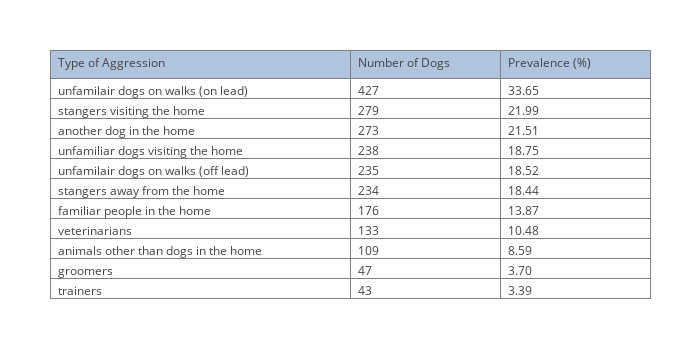

Source (notebook cell):
### Markdown cell above
### Aggression

### Code cell
# Create the necessary dataframe.
fields = ('q03_main_1, q03_main_2, q03_main_3, q03_main_4, q03_main_5, q03_main_6, '
          'q03_main_7, q03_main_8, q03_main_9, q03_main_10, q03_main_11')
labels = ['familiar people in the home', 'stangers visiting the home',
          'stangers away from the home', 'another dog in the home',
          'unfamiliar dogs visiting the home', 'unfamilair dogs on walks (off lead)',
          'unfamilair dogs on walks (on lead)', 'veterinarians', 'trainers', 'groomers',
          'animals other than dogs in the home']
df = createNumericDataFrame(DOG_TABLE, fields, labels, filtered=True)

# Get individual behavior problem counts and display as a table.
sums = df.sum()
sums = sums.sort_values(ascending=False)

# Calculate the prevalence of each behavior problem.
prevalence_cal = lambda x: (x / total_dogs) * 100
prevalences = sums.apply(prevalence_cal)

# Get individual behavior problem counts and display as a table.
trace = go.Table(
    columnwidth = [200, 100, 100],
    header=dict(values=['Type of Aggression', 'Number of Dogs', 'Prevalence (%)'],
                fill = dict(color='#B0C4DE'),
                align = ['left'] * 5),
    cells=dict(values=[sums.index.values, sums.values, prevalences.values],
               align = ['left'] * 5,
               format = [None, 'd', '.2f']))
data = [trace] 
layout = go.Layout(width=700, height=350, margin=go.Margin(l=50, r=50, b=50, t=50, pad=4))
fig = dict(data=data, layout=layout)
py.iplot(fig)

### Figure 1 — Plotly figure (JSON) as saved in the notebook; plotly's stock layout.template omitted (floating-point values rounded to 4 significant figures)
{"data": [{"cells": {"align": ["left", "left", "left", "left", "left"], "format": [null, "d", ".2f"], "values": [["unfamilair dogs on walks (on lead)", "stangers visiting the home", "another dog in the home", "unfamiliar dogs visiting the home", "unfamilair dogs on walks (off lead)", "stangers away from the home", "familiar people in the home", "veterinarians", "animals other than dogs in the home", "groomers", "trainers"], [427, 279, 273, 238, 235, 234, 176, 133, 109, 47, 43], [33.65, 21.99, 21.51, 18.75, 18.52, 18.44, 13.87, 10.48, 8.589, 3.704, 3.388]]}, "columnwidth": [200, 100, 100], "header": {"align": ["left", "left", "left", "left", "left"], "fill": {"color": "#B0C4DE"}, "values": ["Type of Aggression", "Number of Dogs", "Prevalence (%)"]}, "type": "table"}], "layout": {"height": 350, "margin": {"b": 50, "l": 50, "pad": 4, "r": 50, "t": 50}, "width": 700}}
